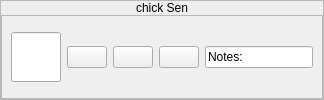
              <widget class="QFrame" name="orderFrame5">
               <property name="sizePolicy">
                <sizepolicy hsizetype="Preferred" vsizetype="Fixed">
                 <horstretch>0</horstretch>
                 <verstretch>0</verstretch>
                </sizepolicy>
               </property>
               <property name="minimumSize">
                <size>
                 <width>0</width>
                 <height>100</height>
                </size>
               </property>
               <property name="frameShape">
                <enum>QFrame::StyledPanel</enum>
               </property>
               <property name="frameShadow">
                <enum>QFrame::Raised</enum>
               </property>
               <layout class="QVBoxLayout" name="verticalLayout_20">
                <property name="spacing">
                 <number>0</number>
                </property>
                <property name="leftMargin">
                 <number>0</number>
                </property>
                <property name="topMargin">
                 <number>0</number>
                </property>
                <property name="rightMargin">
                 <number>0</number>
                </property>
                <property name="bottomMargin">
                 <number>0</number>
                </property>
                <item>
                 <widget class="QLabel" name="order5Label">
                  <property name="sizePolicy">
                   <sizepolicy hsizetype="Preferred" vsizetype="Fixed">
                    <horstretch>0</horstretch>
                    <verstretch>0</verstretch>
                   </sizepolicy>
                  </property>
                  <property name="styleSheet">
                   <string notr="true">font: 20pt &quot;Footlight MT Light&quot;;
color: black;</string>
                  </property>
                  <property name="text">
                   <string>chick Sen</string>
                  </property>
                  <property name="alignment">
                   <set>Qt::AlignCenter</set>
                  </property>
                 </widget>
                </item>
                <item>
                 <widget class="QFrame" name="order5Btns">
                  <property name="frameShape">
                   <enum>QFrame::StyledPanel</enum>
                  </property>
                  <property name="frameShadow">
                   <enum>QFrame::Raised</enum>
                  </property>
                  <layout class="QHBoxLayout" name="horizontalLayout_20">
                   <property name="topMargin">
                    <number>0</number>
                   </property>
                   <property name="bottomMargin">
                    <number>0</number>
                   </property>
                   <item>
                    <widget class="QLineEdit" name="order5Qty">
                     <property name="sizePolicy">
                      <sizepolicy hsizetype="Fixed" vsizetype="Fixed">
                       <horstretch>0</horstretch>
                       <verstretch>0</verstretch>
                      </sizepolicy>
                     </property>
                     <property name="maximumSize">
                      <size>
                       <width>50</width>
                       <height>50</height>
                      </size>
                     </property>
                     <property name="styleSheet">
                      <string notr="true">font: 18pt &quot;Arial&quot;;</string>
                     </property>
                    </widget>
                   </item>
                   <item>
                    <widget class="QPushButton" name="order5UpBtn">
                     <property name="text">
                      <string/>
                     </property>
                     <property name="icon">
                      <iconset resource="iconsImages.qrc">
                       <normaloff>:/icons/iconsImages/1200px-Green-Up-Arrow.svg.png</normaloff>:/icons/iconsImages/1200px-Green-Up-Arrow.svg.png</iconset>
                     </property>
                     <property name="iconSize">
                      <size>
                       <width>30</width>
                       <height>30</height>
                      </size>
                     </property>
                    </widget>
                   </item>
                   <item>
                    <widget class="QPushButton" name="order5DownBtn">
                     <property name="text">
                      <string/>
                     </property>
                     <property name="icon">
                      <iconset resource="iconsImages.qrc">
                       <normaloff>:/icons/iconsImages/1200px-RedDownArrow.svg.png</normaloff>:/icons/iconsImages/1200px-RedDownArrow.svg.png</iconset>
                     </property>
                     <property name="iconSize">
                      <size>
                       <width>30</width>
                       <height>30</height>
                      </size>
                     </property>
                    </widget>
                   </item>
                   <item>
                    <widget class="QPushButton" name="order5CancelBtn">
                     <property name="text">
                      <string/>
                     </property>
                     <property name="icon">
                      <iconset resource="iconsImages.qrc">
                       <normaloff>:/icons/iconsImages/1024px-Black_close_x.svg.png</normaloff>:/icons/iconsImages/1024px-Black_close_x.svg.png</iconset>
                     </property>
                     <property name="iconSize">
                      <size>
                       <width>30</width>
                       <height>30</height>
                      </size>
                     </property>
                    </widget>
                   </item>
                   <item>
                    <widget class="QLineEdit" name="order5Notes">
                     <property name="styleSheet">
                      <string notr="true">font: 12pt &quot;Arial&quot;;</string>
                     </property>
                     <property name="text">
                      <string>Notes: </string>
                     </property>
                    </widget>
                   </item>
                  </layout>
                 </widget>
                </item>
               </layout>
              </widget>
